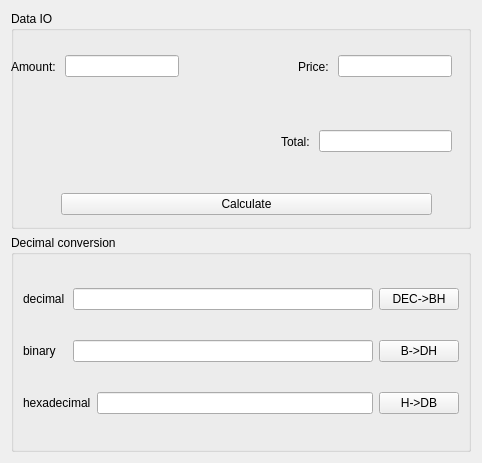
<?xml version="1.0" encoding="UTF-8"?>
<ui version="4.0">
 <class>Widget</class>
 <widget class="QWidget" name="Widget">
  <property name="geometry">
   <rect>
    <x>0</x>
    <y>0</y>
    <width>482</width>
    <height>463</height>
   </rect>
  </property>
  <property name="windowTitle">
   <string>Data Transfer</string>
  </property>
  <layout class="QVBoxLayout" name="verticalLayout">
   <item>
    <widget class="QGroupBox" name="groupBox">
     <property name="title">
      <string>Data IO</string>
     </property>
     <widget class="QWidget" name="">
      <property name="geometry">
       <rect>
        <x>0</x>
        <y>30</y>
        <width>441</width>
        <height>51</height>
       </rect>
      </property>
      <layout class="QHBoxLayout" name="horizontalLayout_4">
       <item>
        <widget class="QLabel" name="label">
         <property name="text">
          <string>Amount: </string>
         </property>
        </widget>
       </item>
       <item>
        <widget class="QLineEdit" name="lineEdit_amount">
         <property name="maxLength">
          <number>300</number>
         </property>
        </widget>
       </item>
       <item>
        <spacer name="horizontalSpacer">
         <property name="orientation">
          <enum>Qt::Horizontal</enum>
         </property>
         <property name="sizeHint" stdset="0">
          <size>
           <width>40</width>
           <height>20</height>
          </size>
         </property>
        </spacer>
       </item>
       <item>
        <widget class="QLabel" name="label_2">
         <property name="text">
          <string>Price: </string>
         </property>
        </widget>
       </item>
       <item>
        <widget class="QLineEdit" name="lineEdit_price"/>
       </item>
      </layout>
     </widget>
     <widget class="QWidget" name="">
      <property name="geometry">
       <rect>
        <x>50</x>
        <y>180</y>
        <width>371</width>
        <height>26</height>
       </rect>
      </property>
      <layout class="QHBoxLayout" name="horizontalLayout_5">
       <item>
        <widget class="QPushButton" name="pushButton_calculate">
         <property name="text">
          <string>Calculate</string>
         </property>
        </widget>
       </item>
      </layout>
     </widget>
     <widget class="QWidget" name="">
      <property name="geometry">
       <rect>
        <x>270</x>
        <y>110</y>
        <width>171</width>
        <height>41</height>
       </rect>
      </property>
      <layout class="QHBoxLayout" name="horizontalLayout_6">
       <item>
        <widget class="QLabel" name="label_3">
         <property name="text">
          <string>Total: </string>
         </property>
        </widget>
       </item>
       <item>
        <widget class="QLineEdit" name="lineEdit_total"/>
       </item>
      </layout>
     </widget>
    </widget>
   </item>
   <item>
    <widget class="QGroupBox" name="groupBox_2">
     <property name="title">
      <string>Decimal conversion</string>
     </property>
     <layout class="QVBoxLayout" name="verticalLayout_2">
      <item>
       <layout class="QHBoxLayout" name="horizontalLayout">
        <item>
         <widget class="QLabel" name="label_4">
          <property name="text">
           <string>decimal</string>
          </property>
         </widget>
        </item>
        <item>
         <widget class="QLineEdit" name="lineEdit_decimal">
          <property name="maximumSize">
           <size>
            <width>300</width>
            <height>16777215</height>
           </size>
          </property>
         </widget>
        </item>
        <item>
         <widget class="QPushButton" name="pushButton_decimal">
          <property name="text">
           <string>DEC-&gt;BH</string>
          </property>
         </widget>
        </item>
       </layout>
      </item>
      <item>
       <layout class="QHBoxLayout" name="horizontalLayout_2">
        <item>
         <widget class="QLabel" name="label_5">
          <property name="text">
           <string>binary</string>
          </property>
         </widget>
        </item>
        <item>
         <widget class="QLineEdit" name="lineEdit_binary">
          <property name="maximumSize">
           <size>
            <width>300</width>
            <height>16777215</height>
           </size>
          </property>
         </widget>
        </item>
        <item>
         <widget class="QPushButton" name="pushButton_binary">
          <property name="text">
           <string>B-&gt;DH</string>
          </property>
         </widget>
        </item>
       </layout>
      </item>
      <item>
       <layout class="QHBoxLayout" name="horizontalLayout_3">
        <item>
         <widget class="QLabel" name="label_6">
          <property name="text">
           <string>hexadecimal</string>
          </property>
         </widget>
        </item>
        <item>
         <widget class="QLineEdit" name="lineEdit_hex">
          <property name="maximumSize">
           <size>
            <width>300</width>
            <height>16777215</height>
           </size>
          </property>
         </widget>
        </item>
        <item>
         <widget class="QPushButton" name="pushButton_hex">
          <property name="text">
           <string>H-&gt;DB</string>
          </property>
         </widget>
        </item>
       </layout>
      </item>
     </layout>
    </widget>
   </item>
  </layout>
 </widget>
 <resources/>
 <connections/>
</ui>
